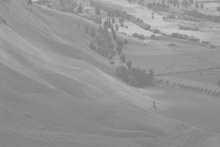
%> input picture Project2/inputs/hawkes.jpg, 220 x 147 px, shrunk from 1024 x 683 before the run
$ octave main.m   (GNU Octave 9; MATLAB toolbox functions it lacks are replaced by stand-ins)
%> lines starting %> are read from the running program, lines starting %| are printed output that depends on the picture; in (x1, y1, x2, y2) boxes, pixels count from 0 and x2, y2 are one past the last pixel; in counts of white or black regions, pixels touching at a corner belong together; the program's own positions count from 1
### Project2/functions/myhisteq.m
function imcdf=myhisteq(testImage,folder)

L=256;
histIm(1:L)=0;
[rows cols]=size(testImage);

for(r=1:1:rows)
    for(c=1:1:cols)
        x=testImage(r,c);
        histIm(x+1)=histIm(x+1)+1;
    end
end

figure
subplot(1,2,1);
imshow(testImage);
title('Original Image');

subplot(1,2,2);
x=1:1:256;
stem(x,histIm);
title('Histogram of Original Image');
xlabel('Intensities');
ylabel('Frequency of Occurrence');

addpath(genpath(folder));
filename=strcat(folder, '\output\', 'Histogram_1.jpg');
saveas(gcf,filename);
sum(1)=histIm(1);
for(i=2:1:L)
    sum(i)=sum(i-1)+histIm(i);

end

imcdf = floor((L-1)*sum/(rows*cols));


end

### Project2/functions/otsuThresh.m
function threshImage=otsuThresh(testImage,folder)
figure
subplot(1,2,1);
imshow(testImage);
title('Original Image');
[rows cols]=size(testImage);

if(isa(testImage,'uint16'))
    maxIn=2^16;
else
    maxIn=256;
end

%P1 and P2 calculation---------------------------------------------------
myhist(1:maxIn+1)=0;
for r=1:1:rows
    for c=1:1:cols
        x=testImage(r,c);
        myhist(x+1)=myhist(x+1)+1;
    end
end


normHist= (myhist/(rows*cols));

pk1(1)=normHist(1);
temp=0;
for(i=2:1:maxIn)
    temp=temp+normHist(i);
end
pk2(1)=temp;
for(i=2:1:maxIn)

    pk1(i)=normHist(i)+pk1(i-1);
    if(i==maxIn)
        pk2(i)=normHist(i);
    else
        temp=normHist(i+1);
        for(j=i+2:1:maxIn)
            temp=normHist(j)+temp;
        end
        pk2(i)=temp;
    end
end


%M1 and M2 calculation-----------------------------------------------------
mk1(1)=0.*normHist(1);

temp=0;
for(i=2:1:maxIn)
    temp=temp+(i-1)*normHist(i);
end
mk2(1)=temp;

for(i=2:1:maxIn)

    mk1(i)=(i-1)*normHist(i)+mk1(i-1);
    if(i==maxIn)
        mk2(i)=255*normHist(i);
    else
        temp=(i)*normHist(i+1);
        for(j=i+2:1:maxIn)
            temp=(j-1)*normHist(j)+temp;
        end
        mk2(i)=temp;
    end
end


for(i=1:1:maxIn)
    if(pk1(i)==0)
        mk1(i)=0;
    else
        mk1(i)=mk1(i)/pk1(i);

    end
    if(pk2(i)==0)
        mk2(i)=0;
    else
        mk2(i)=mk2(i)/pk2(i);
    end

end

%Sigma/Variance Calculation------------------------------------------------
for(i=1:1:maxIn)
    sigmab(i)=pk1(i)*pk2(i)*((mk1(i)-mk2(i))^2);
end

%Get the index of sigma which has the maximum variance---------------------
[~, k]=max(sigmab);

%Thresholding with the value which gave maximum variance-------------------
for(r=1:1:rows)
    for(c=1:1:cols)
        if(testImage(r,c)<k)
            threshImage(r,c)=0;
        else
            threshImage(r,c)=1;
        end
    end
end


subplot(1,2,2);
imshow(threshImage);
title('Thresholded Image');
addpath(genpath(folder));
filename=strcat(folder, '\output\', 'OtsuThresholding.jpg');
saveas(gcf,filename);
end

### Project2/main.m
while(1)
clc;
clear all;
close all;

disp('Image colorization');
disp('          ');
disp('          ');
disp('          ');

disp('1. Histogram equalizing transformation      2.Intensity Transformation');
disp('3.inverse histogram equalization transformation    4.color matching  ');
n=input('Select Function to be called : ');
%> the answer given: 1


disp('         ');
disp('          ');

folder=fileparts(which(mfilename));
addpath(genpath(folder));

% Selection of the images provided on the project website is provided here

if(n<4)
    disp('Select Image');
    Inum=input('1.Hawkes        2.Shapes Noise      3.Brain MRI     4.Coins     5.Einstein    6.Car : ');
%> the answer given: 1

    switch(Inum)
        case 1
            testImage=imread('hawkes.jpg');
%> testImage is the input picture: size 147x220x3 uint8; min 120, max 202, mean 148

        case 2
            testImage=imread('shapes_noise.jpg');

        case 3
            testImage=imread('brain.jpg');

        case 4
            testImage=imread('coins.jpg');

        case 5
            testImage=imread('einstein.jpg');
        case 6
            testImage=imread('car.png');

        otherwise
            disp('Please enter valid Image number');
    end
else
disp('Select Image');
    Inum=input('1.Lake Powell    2.Boardroom     3.Extra1     4.Extra2   ');
    switch(Inum)
        case 1
            testImage1=imread('LakePowell1.jpg');
            testImage2=imread('LakePowell2.jpg');
        case 2
            testImage1=imread('people1.jpg');
            testImage2=imread('people2.jpg');
        case 3
            testImage1=imread('city.png');
            testImage2=imread('LakePowell2.jpg');
        case 4
            testImage1=imread('mountain.jpg');
            testImage2=imread('houndog1.jpg');
         end


end


switch(n)
    case 1

        if(size(testImage,3)==3)
            testImage=rgb2gray(testImage);
%> testImage: size 147x220 uint8
        end
        imcdf=myhisteq(testImage,folder);
%> after the loop in myhisteq, `for(r=1:1:rows)`: histIm = 256 values, max 1511 at index 138, min 0 at index 1, mean 126.3
%> in myhisteq, `ylabel('Frequency of Occurrence');`:
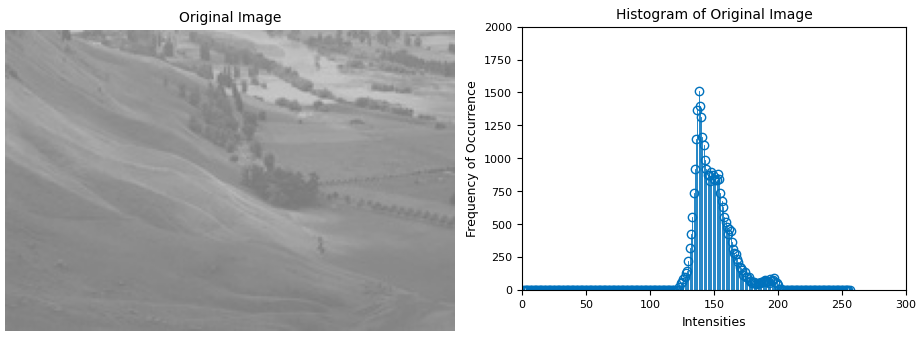
%> figure redrawn from the program's plot data, 2 panels
%> after the loop in myhisteq, `for(i=2:1:L)`: sum = 256 values from 0 to 32340
%> in myhisteq, `imcdf = floor((L-1)*sum/(rows*cols));`: imcdf = 256 values from 0 to 255
%> imcdf = 256 values from 0 to 255
        figure
        plot(imcdf);
        title('Normalised Histogram');
        xlabel('Intensities');
        ylabel('CDF');
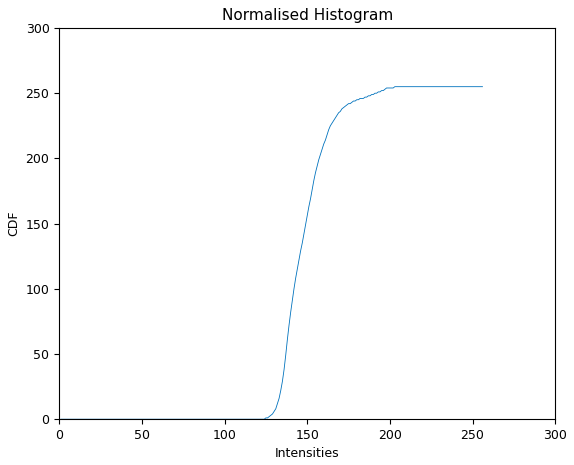
%> figure redrawn from the program's plot data; curve peaks at x = 203, y = 255
        addpath(genpath(folder));
        filename=strcat(folder, '\output\', 'Histogram.jpg');
        saveas(gcf,filename);

    case 2

        if(size(testImage,3)==3)
            testImage=rgb2gray(testImage);
        end
        imcdf=myhisteq(testImage,folder);
        outputImage=iTransform(testImage,imcdf);
        figure
        imshow(uint8(outputImage));
        title('Image obtained after intensity transformation');
        addpath(genpath(folder));
        filename=strcat(folder, '\output\', 'IntensityTransformation.jpg');
        saveas(gcf,filename);

    case 3

        if(size(testImage,3)==3)
            testImage=rgb2gray(testImage);
        end
        Map=inversehistogram(testImage,folder);
        X=['Mapping array is '  num2str(Map)];
        disp(X);
        addpath(genpath(folder));
        filename=strcat(folder, '\output\', 'InverseHistMap.xlsx');
        xlswrite(filename,Map);
    case 4

        if(size(testImage1,3)==3)
            testImage1=rgb2gray(testImage1);
        end


        colour(testImage1,testImage2,folder);
end


disp('          ');
disp('          ');
disp('          ');
disp('Counting cells');
disp('          ');
disp('          ');
disp('          ');

disp('1.Otsu뭩 thresholding method       2.Adaptive thresholding method');
disp('3.Cell Counting using Otsu     4.Cell Counting using Adaptive thresholding  ');
n=input('Select Function to be called : ');
%> the answer given: 1

if(n==1 || n==2)

    disp('Select Image');
    Inum=input('1.Hawkes        2.Shapes Noise      3.Brain MRI     4.Coins     5.Einstein    ');
%> the answer given: 1

    switch(Inum)
        case 1
            testImage=imread('hawkes.jpg');

        case 2
            testImage=imread('shapes_noise.jpg');

        case 3
            testImage=imread('brain.jpg');

        case 4
            testImage=imread('coins.jpg');

        case 5
            testImage=imread('einstein.jpg');

        otherwise
            disp('Please enter valid Image number');
    end
end


switch (n)
    case 1

        if(size(testImage,3)==3)
            testImage=rgb2gray(testImage);
        end
        thresImage=otsuThresh(testImage,folder);
%> after the loop in otsuThresh, `for r=1:1:rows`: myhist = 257 values, max 1511 at index 138, min 0 at index 1, mean 125.8
%> in otsuThresh, `normHist= (myhist/(rows*cols));`: normHist = 257 values, max 0.0467 at index 138, min 0 at index 1, mean 0.00389
%> after the loop in otsuThresh, `for(i=2:1:maxIn)`: temp = 1
%> after the loop in otsuThresh, `for(i=2:1:maxIn)`: pk1 = 256 values from 0 to 1; pk2 = 256 values, max 1 at index 1, min 0 at index 203, mean 0.578
%> after the loop in otsuThresh, `for(i=2:1:maxIn)`: temp = 148
%> after the loop in otsuThresh, `for(i=2:1:maxIn)`: mk1 = 256 values from 0 to 148; mk2 = 256 values, max 148 at index 1, min 0 at index 203, mean 86.28
%> after the loop in otsuThresh, `for(i=1:1:maxIn)`: mk2 = 256 values, max 202 at index 202, min 0 at index 203, mean 124.8
%> after the loop in otsuThresh, `for(i=1:1:maxIn)`: sigmab = 256 values, max 120.4 at index 153, min 0 at index 1, mean 20.92
%> in otsuThresh, `[~, k]=max(sigmab);`: k = 153
%> after the loop in otsuThresh, `for(r=1:1:rows)`:
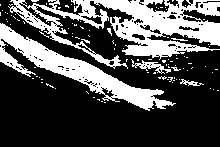
%> threshImage: size 147x220 double; values 0 (black) and 1 (white), 30.7% white; 102 white regions (95 under 20 px), largest, box (x1, y1, x2, y2) and area: (8, 0, 220, 69) 5835, (0, 23, 176, 111) 3505, (131, 59, 171, 74) 194
    case 2

        if(size(testImage,3)==3)
            testImage=rgb2gray(testImage);
        end
        adaptive_thresh(testImage,folder);

    case 3
        testImage=imread('CellImage.tif');
        cellDetectOtsu(testImage,folder);
    case 4
        testImage=imread('CellImage.tif');
        cellDetectAdap(testImage,folder);
end


choice = menu('Do you want to continue.Press yes no','Yes','No');
%> the answer given: 1
%> (the run ends here)
